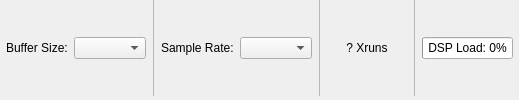
     <widget class="QFrame" name="tw_statusbar">
      <property name="sizePolicy">
       <sizepolicy hsizetype="Preferred" vsizetype="Preferred">
        <horstretch>0</horstretch>
        <verstretch>0</verstretch>
       </sizepolicy>
      </property>
      <layout class="QHBoxLayout" name="horizontalLayout_3">
       <property name="leftMargin">
        <number>6</number>
       </property>
       <property name="topMargin">
        <number>0</number>
       </property>
       <property name="rightMargin">
        <number>6</number>
       </property>
       <property name="bottomMargin">
        <number>4</number>
       </property>
       <item>
        <widget class="QLabel" name="label_buffer_size">
         <property name="text">
          <string>Buffer Size:</string>
         </property>
        </widget>
       </item>
       <item>
        <widget class="QComboBox" name="cb_buffer_size"/>
       </item>
       <item>
        <widget class="Line" name="line_1">
         <property name="lineWidth">
          <number>0</number>
         </property>
         <property name="midLineWidth">
          <number>1</number>
         </property>
         <property name="orientation">
          <enum>Qt::Vertical</enum>
         </property>
        </widget>
       </item>
       <item>
        <widget class="QLabel" name="label_sample_rate">
         <property name="text">
          <string>Sample Rate:</string>
         </property>
        </widget>
       </item>
       <item>
        <widget class="QComboBox" name="cb_sample_rate"/>
       </item>
       <item>
        <widget class="Line" name="line_2">
         <property name="lineWidth">
          <number>0</number>
         </property>
         <property name="midLineWidth">
          <number>1</number>
         </property>
         <property name="orientation">
          <enum>Qt::Vertical</enum>
         </property>
        </widget>
       </item>
       <item>
        <widget class="QPushButton" name="b_xruns">
         <property name="text">
          <string>? Xruns</string>
         </property>
         <property name="flat">
          <bool>true</bool>
         </property>
        </widget>
       </item>
       <item>
        <widget class="Line" name="line_4">
         <property name="lineWidth">
          <number>0</number>
         </property>
         <property name="midLineWidth">
          <number>1</number>
         </property>
         <property name="orientation">
          <enum>Qt::Vertical</enum>
         </property>
        </widget>
       </item>
       <item>
        <widget class="QProgressBar" name="pb_dsp_load">
         <property name="value">
          <number>0</number>
         </property>
         <property name="alignment">
          <set>Qt::AlignCenter</set>
         </property>
         <property name="format">
          <string>DSP Load: %p%</string>
         </property>
        </widget>
       </item>
      </layout>
     </widget>
